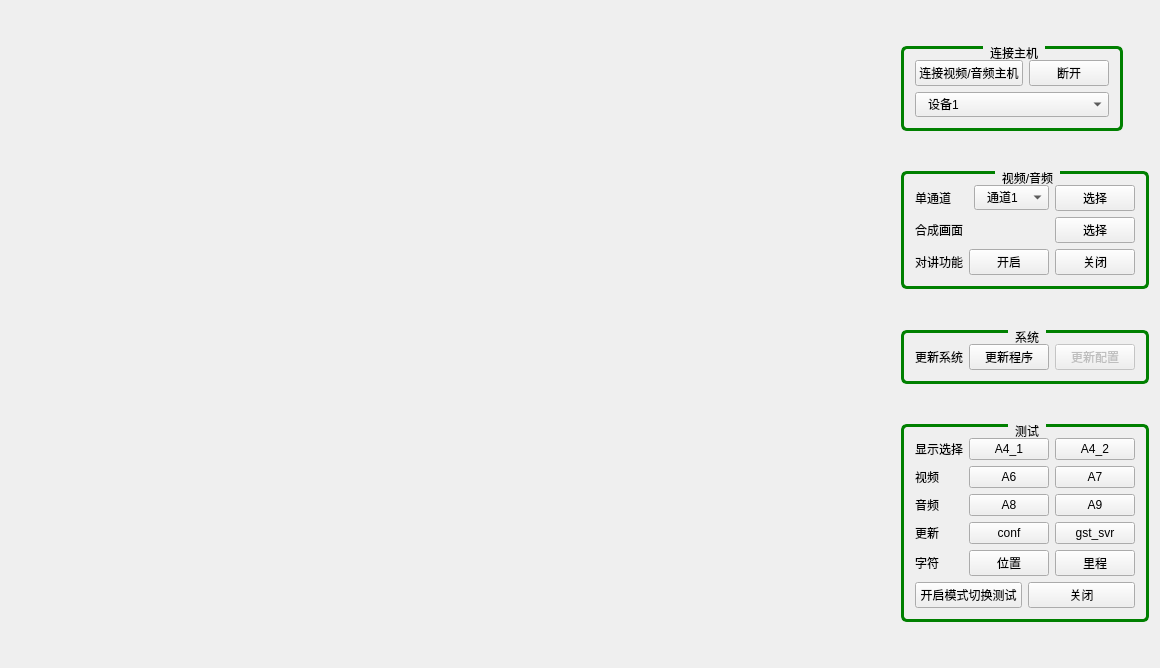
<?xml version="1.0" encoding="UTF-8"?>
<ui version="4.0">
 <class>MainWindow</class>
 <widget class="QMainWindow" name="MainWindow">
  <property name="enabled">
   <bool>true</bool>
  </property>
  <property name="geometry">
   <rect>
    <x>0</x>
    <y>0</y>
    <width>1160</width>
    <height>668</height>
   </rect>
  </property>
  <property name="sizePolicy">
   <sizepolicy hsizetype="Preferred" vsizetype="Preferred">
    <horstretch>0</horstretch>
    <verstretch>0</verstretch>
   </sizepolicy>
  </property>
  <property name="windowTitle">
   <string>列车视频监控系统</string>
  </property>
  <property name="styleSheet">
   <string notr="true">
QPushButton:pressed {
    background-color: rgb(224, 0, 0);
    border-style: inset;
}

QGroupBox {
    background-color: qlineargradient(x1: 0, y1: 0, x2: 0, y2: 1,
                                      stop: 0 #E0E0E0, stop: 1 #FFFFFF);
    border: 3px solid green;
    border-radius: 6px;
    margin-top: 1.5ex; /* leave space at the top for the title */
}

QGroupBox::title {
    subcontrol-origin: margin;
    subcontrol-position: top center; /* position at the top center */
    padding: 0 5px;
    background-color: qlineargradient(x1: 0, y1: 0, x2: 0, y2: 1,
                                      stop: 0 #FF0ECE, stop: 1 #FFFFFF);
	font: bold;
}

QComboBox {
    padding: 3px 12px 4px 12px;
    min-width: 2em;
}
</string>
  </property>
  <widget class="QWidget" name="centralWidget">
   <layout class="QHBoxLayout" name="horizontalLayout_3">
    <item>
     <spacer name="horizontalSpacer">
      <property name="orientation">
       <enum>Qt::Horizontal</enum>
      </property>
      <property name="sizeHint" stdset="0">
       <size>
        <width>40</width>
        <height>20</height>
       </size>
      </property>
     </spacer>
    </item>
    <item>
     <widget class="VideoPlayer" name="video_player" native="true">
      <property name="sizePolicy">
       <sizepolicy hsizetype="Expanding" vsizetype="Expanding">
        <horstretch>1</horstretch>
        <verstretch>1</verstretch>
       </sizepolicy>
      </property>
      <property name="minimumSize">
       <size>
        <width>320</width>
        <height>280</height>
       </size>
      </property>
      <property name="baseSize">
       <size>
        <width>640</width>
        <height>480</height>
       </size>
      </property>
     </widget>
    </item>
    <item>
     <spacer name="horizontalSpacer_2">
      <property name="orientation">
       <enum>Qt::Horizontal</enum>
      </property>
      <property name="sizeHint" stdset="0">
       <size>
        <width>40</width>
        <height>20</height>
       </size>
      </property>
     </spacer>
    </item>
    <item>
     <layout class="QVBoxLayout" name="verticalLayout_3" stretch="0,0,0,0,0,0,0,0,0">
      <item>
       <spacer name="verticalSpacer_2">
        <property name="orientation">
         <enum>Qt::Vertical</enum>
        </property>
        <property name="sizeHint" stdset="0">
         <size>
          <width>20</width>
          <height>40</height>
         </size>
        </property>
       </spacer>
      </item>
      <item>
       <widget class="QGroupBox" name="groupBox_host">
        <property name="enabled">
         <bool>true</bool>
        </property>
        <property name="sizePolicy">
         <sizepolicy hsizetype="Maximum" vsizetype="Maximum">
          <horstretch>0</horstretch>
          <verstretch>0</verstretch>
         </sizepolicy>
        </property>
        <property name="title">
         <string>连接主机</string>
        </property>
        <layout class="QVBoxLayout" name="verticalLayout">
         <item>
          <layout class="QHBoxLayout" name="horizontalLayout_4">
           <item>
            <widget class="QPushButton" name="pushButton_link_remote">
             <property name="text">
              <string>连接视频/音频主机</string>
             </property>
            </widget>
           </item>
           <item>
            <widget class="QPushButton" name="pushButton_all_off">
             <property name="text">
              <string>断开</string>
             </property>
            </widget>
           </item>
          </layout>
         </item>
         <item>
          <widget class="QComboBox" name="comboBox">
           <item>
            <property name="text">
             <string>设备1</string>
            </property>
           </item>
           <item>
            <property name="text">
             <string>设备2</string>
            </property>
           </item>
          </widget>
         </item>
        </layout>
       </widget>
      </item>
      <item>
       <spacer name="verticalSpacer_4">
        <property name="orientation">
         <enum>Qt::Vertical</enum>
        </property>
        <property name="sizeHint" stdset="0">
         <size>
          <width>20</width>
          <height>40</height>
         </size>
        </property>
       </spacer>
      </item>
      <item>
       <widget class="QGroupBox" name="groupBox_video">
        <property name="enabled">
         <bool>true</bool>
        </property>
        <property name="sizePolicy">
         <sizepolicy hsizetype="Maximum" vsizetype="Maximum">
          <horstretch>0</horstretch>
          <verstretch>0</verstretch>
         </sizepolicy>
        </property>
        <property name="title">
         <string>视频/音频</string>
        </property>
        <layout class="QVBoxLayout" name="verticalLayout_5">
         <item>
          <layout class="QHBoxLayout" name="horizontalLayout_7">
           <item>
            <widget class="QLabel" name="label_6">
             <property name="text">
              <string>单通道</string>
             </property>
            </widget>
           </item>
           <item>
            <widget class="QComboBox" name="comboBox_channel">
             <property name="sizePolicy">
              <sizepolicy hsizetype="Maximum" vsizetype="Fixed">
               <horstretch>0</horstretch>
               <verstretch>0</verstretch>
              </sizepolicy>
             </property>
             <item>
              <property name="text">
               <string>通道1</string>
              </property>
             </item>
             <item>
              <property name="text">
               <string>通道2</string>
              </property>
             </item>
             <item>
              <property name="text">
               <string>通道3</string>
              </property>
             </item>
             <item>
              <property name="text">
               <string>通道4</string>
              </property>
             </item>
             <item>
              <property name="text">
               <string>通道5</string>
              </property>
             </item>
             <item>
              <property name="text">
               <string>通道6</string>
              </property>
             </item>
             <item>
              <property name="text">
               <string>通道7</string>
              </property>
             </item>
             <item>
              <property name="text">
               <string>通道8</string>
              </property>
             </item>
            </widget>
           </item>
           <item>
            <widget class="QPushButton" name="pushButton_one_ch">
             <property name="sizePolicy">
              <sizepolicy hsizetype="Maximum" vsizetype="Fixed">
               <horstretch>0</horstretch>
               <verstretch>0</verstretch>
              </sizepolicy>
             </property>
             <property name="text">
              <string>选择</string>
             </property>
            </widget>
           </item>
          </layout>
         </item>
         <item>
          <layout class="QHBoxLayout" name="horizontalLayout_8">
           <item>
            <widget class="QLabel" name="label_7">
             <property name="text">
              <string>合成画面</string>
             </property>
            </widget>
           </item>
           <item>
            <widget class="QPushButton" name="pushButton_multi_ch">
             <property name="sizePolicy">
              <sizepolicy hsizetype="Maximum" vsizetype="Fixed">
               <horstretch>0</horstretch>
               <verstretch>0</verstretch>
              </sizepolicy>
             </property>
             <property name="text">
              <string>选择</string>
             </property>
            </widget>
           </item>
          </layout>
         </item>
         <item>
          <layout class="QHBoxLayout" name="horizontalLayout">
           <item>
            <widget class="QLabel" name="label_9">
             <property name="sizePolicy">
              <sizepolicy hsizetype="Minimum" vsizetype="Fixed">
               <horstretch>0</horstretch>
               <verstretch>0</verstretch>
              </sizepolicy>
             </property>
             <property name="text">
              <string>对讲功能</string>
             </property>
            </widget>
           </item>
           <item>
            <widget class="QPushButton" name="pushButton_audio_on">
             <property name="sizePolicy">
              <sizepolicy hsizetype="Maximum" vsizetype="Fixed">
               <horstretch>0</horstretch>
               <verstretch>0</verstretch>
              </sizepolicy>
             </property>
             <property name="text">
              <string>开启</string>
             </property>
            </widget>
           </item>
           <item>
            <widget class="QPushButton" name="pushButton_audio_off">
             <property name="sizePolicy">
              <sizepolicy hsizetype="Maximum" vsizetype="Fixed">
               <horstretch>0</horstretch>
               <verstretch>0</verstretch>
              </sizepolicy>
             </property>
             <property name="text">
              <string>关闭</string>
             </property>
            </widget>
           </item>
          </layout>
         </item>
        </layout>
       </widget>
      </item>
      <item>
       <spacer name="verticalSpacer">
        <property name="orientation">
         <enum>Qt::Vertical</enum>
        </property>
        <property name="sizeHint" stdset="0">
         <size>
          <width>20</width>
          <height>40</height>
         </size>
        </property>
       </spacer>
      </item>
      <item>
       <widget class="QGroupBox" name="groupBox_system">
        <property name="sizePolicy">
         <sizepolicy hsizetype="Maximum" vsizetype="Expanding">
          <horstretch>0</horstretch>
          <verstretch>0</verstretch>
         </sizepolicy>
        </property>
        <property name="title">
         <string>系统</string>
        </property>
        <layout class="QVBoxLayout" name="verticalLayout_2">
         <item>
          <layout class="QHBoxLayout" name="horizontalLayout_13">
           <item>
            <widget class="QLabel" name="label_8">
             <property name="text">
              <string>更新系统</string>
             </property>
            </widget>
           </item>
           <item>
            <widget class="QPushButton" name="pushButton_update">
             <property name="text">
              <string>更新程序</string>
             </property>
            </widget>
           </item>
           <item>
            <widget class="QPushButton" name="pushButton_update_2">
             <property name="enabled">
              <bool>false</bool>
             </property>
             <property name="text">
              <string>更新配置</string>
             </property>
            </widget>
           </item>
          </layout>
         </item>
        </layout>
       </widget>
      </item>
      <item>
       <spacer name="verticalSpacer_5">
        <property name="orientation">
         <enum>Qt::Vertical</enum>
        </property>
        <property name="sizeHint" stdset="0">
         <size>
          <width>20</width>
          <height>40</height>
         </size>
        </property>
       </spacer>
      </item>
      <item>
       <widget class="QGroupBox" name="groupBox_test">
        <property name="sizePolicy">
         <sizepolicy hsizetype="Maximum" vsizetype="Maximum">
          <horstretch>0</horstretch>
          <verstretch>0</verstretch>
         </sizepolicy>
        </property>
        <property name="title">
         <string>测试</string>
        </property>
        <layout class="QVBoxLayout" name="verticalLayout_8">
         <item>
          <layout class="QHBoxLayout" name="horizontalLayout_5">
           <item>
            <widget class="QLabel" name="label">
             <property name="sizePolicy">
              <sizepolicy hsizetype="Expanding" vsizetype="Fixed">
               <horstretch>0</horstretch>
               <verstretch>0</verstretch>
              </sizepolicy>
             </property>
             <property name="text">
              <string>显示选择</string>
             </property>
            </widget>
           </item>
           <item>
            <widget class="QPushButton" name="pushButton_a4_1">
             <property name="sizePolicy">
              <sizepolicy hsizetype="Maximum" vsizetype="Fixed">
               <horstretch>0</horstretch>
               <verstretch>0</verstretch>
              </sizepolicy>
             </property>
             <property name="text">
              <string>A4_1</string>
             </property>
            </widget>
           </item>
           <item>
            <widget class="QPushButton" name="pushButton_a4_2">
             <property name="sizePolicy">
              <sizepolicy hsizetype="Maximum" vsizetype="Fixed">
               <horstretch>0</horstretch>
               <verstretch>0</verstretch>
              </sizepolicy>
             </property>
             <property name="text">
              <string>A4_2</string>
             </property>
            </widget>
           </item>
          </layout>
         </item>
         <item>
          <layout class="QHBoxLayout" name="horizontalLayout_12">
           <item>
            <widget class="QLabel" name="label_11">
             <property name="text">
              <string>视频</string>
             </property>
            </widget>
           </item>
           <item>
            <widget class="QPushButton" name="pushButton_a6">
             <property name="text">
              <string>A6</string>
             </property>
            </widget>
           </item>
           <item>
            <widget class="QPushButton" name="pushButton_a7">
             <property name="text">
              <string>A7</string>
             </property>
            </widget>
           </item>
          </layout>
         </item>
         <item>
          <layout class="QHBoxLayout" name="horizontalLayout_9">
           <item>
            <widget class="QLabel" name="label_3">
             <property name="sizePolicy">
              <sizepolicy hsizetype="Expanding" vsizetype="Fixed">
               <horstretch>0</horstretch>
               <verstretch>0</verstretch>
              </sizepolicy>
             </property>
             <property name="text">
              <string>音频</string>
             </property>
            </widget>
           </item>
           <item>
            <widget class="QPushButton" name="pushButton_a8">
             <property name="sizePolicy">
              <sizepolicy hsizetype="Maximum" vsizetype="Fixed">
               <horstretch>0</horstretch>
               <verstretch>0</verstretch>
              </sizepolicy>
             </property>
             <property name="text">
              <string>A8</string>
             </property>
            </widget>
           </item>
           <item>
            <widget class="QPushButton" name="pushButton_a9">
             <property name="sizePolicy">
              <sizepolicy hsizetype="Maximum" vsizetype="Fixed">
               <horstretch>0</horstretch>
               <verstretch>0</verstretch>
              </sizepolicy>
             </property>
             <property name="text">
              <string>A9</string>
             </property>
            </widget>
           </item>
          </layout>
         </item>
         <item>
          <layout class="QHBoxLayout" name="horizontalLayout_10">
           <item>
            <widget class="QLabel" name="label_4">
             <property name="sizePolicy">
              <sizepolicy hsizetype="Expanding" vsizetype="Fixed">
               <horstretch>0</horstretch>
               <verstretch>0</verstretch>
              </sizepolicy>
             </property>
             <property name="text">
              <string>更新</string>
             </property>
            </widget>
           </item>
           <item>
            <widget class="QPushButton" name="pushButton_conf">
             <property name="sizePolicy">
              <sizepolicy hsizetype="Maximum" vsizetype="Fixed">
               <horstretch>0</horstretch>
               <verstretch>0</verstretch>
              </sizepolicy>
             </property>
             <property name="text">
              <string>conf</string>
             </property>
            </widget>
           </item>
           <item>
            <widget class="QPushButton" name="pushButton_image">
             <property name="sizePolicy">
              <sizepolicy hsizetype="Maximum" vsizetype="Fixed">
               <horstretch>0</horstretch>
               <verstretch>0</verstretch>
              </sizepolicy>
             </property>
             <property name="text">
              <string>gst_svr</string>
             </property>
            </widget>
           </item>
          </layout>
         </item>
         <item>
          <layout class="QHBoxLayout" name="horizontalLayout_2">
           <item>
            <widget class="QLabel" name="label_2">
             <property name="text">
              <string>字符</string>
             </property>
            </widget>
           </item>
           <item>
            <widget class="QPushButton" name="pushButton">
             <property name="text">
              <string>位置</string>
             </property>
            </widget>
           </item>
           <item>
            <widget class="QPushButton" name="pushButton_2">
             <property name="text">
              <string>里程</string>
             </property>
            </widget>
           </item>
          </layout>
         </item>
         <item>
          <layout class="QHBoxLayout" name="horizontalLayout_11">
           <item>
            <widget class="QPushButton" name="pushButton_test_on">
             <property name="text">
              <string>开启模式切换测试</string>
             </property>
            </widget>
           </item>
           <item>
            <widget class="QPushButton" name="pushButton_test_off">
             <property name="text">
              <string>关闭</string>
             </property>
            </widget>
           </item>
          </layout>
         </item>
        </layout>
       </widget>
      </item>
      <item>
       <spacer name="verticalSpacer_3">
        <property name="orientation">
         <enum>Qt::Vertical</enum>
        </property>
        <property name="sizeHint" stdset="0">
         <size>
          <width>20</width>
          <height>40</height>
         </size>
        </property>
       </spacer>
      </item>
     </layout>
    </item>
   </layout>
  </widget>
  <action name="action">
   <property name="text">
    <string>关于我们</string>
   </property>
  </action>
 </widget>
 <layoutdefault spacing="6" margin="11"/>
 <customwidgets>
  <customwidget>
   <class>VideoPlayer</class>
   <extends>QWidget</extends>
   <header>videoplayer.h</header>
  </customwidget>
 </customwidgets>
 <resources/>
 <connections/>
</ui>
